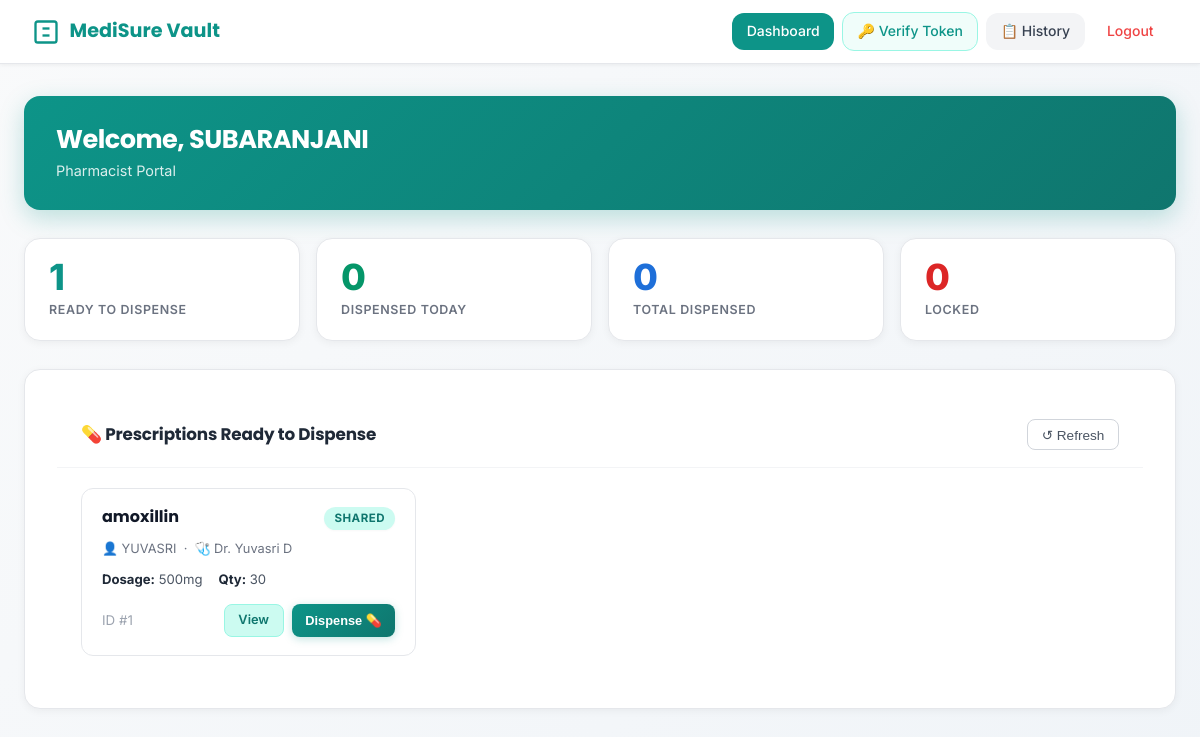
/pharmacist/dashboard (signed in), run on the app's committed database.
### models.py (models this page shows, shortened)
class User(db.Model):
    __tablename__ = 'users'
    id = db.Column(db.Integer, primary_key=True)
    username = db.Column(db.String(80), unique=True, nullable=False, index=True)
    password_hash = db.Column(db.String(256), nullable=False)
    email = db.Column(db.String(120), unique=True, nullable=False, index=True)
    role = db.Column(db.String(20), nullable=False, default='PATIENT')
    full_name = db.Column(db.String(200), nullable=False)
    license_number = db.Column(db.String(50), unique=True, nullable=True)
    pharmacy_id = db.Column(db.String(50), nullable=True)  # For pharmacists
    is_active = db.Column(db.Boolean, default=True, nullable=False)
    created_at = db.Column(db.DateTime, default=datetime.utcnow, nullable=False)
    last_login = db.Column(db.DateTime, nullable=True)
    prescriptions_created = db.relationship('Prescription',
                                           foreign_keys='Prescription.doctor_id',
                                           backref='doctor',
                                           lazy='dynamic')
    prescriptions_received = db.relationship('Prescription',
                                            foreign_keys='Prescription.patient_id',
                                            backref='patient',
                                            lazy='dynamic')
    access_tokens = db.relationship('AccessToken',
                                   foreign_keys='AccessToken.patient_id',
                                   backref='patient',
                                   lazy='dynamic',
                                   cascade='all, delete-orphan')
    audit_logs = db.relationship('AuditLog',
                                foreign_keys='AuditLog.user_id',
                                backref='user',
                                lazy='dynamic',
                                cascade='all, delete-orphan')
    __table_args__ = (
        CheckConstraint(role.in_(['PATIENT', 'DOCTOR', 'PHARMACIST', 'ADMIN']),
                       name='valid_role'),
    )

class Prescription(db.Model):
    __tablename__ = 'prescriptions'
    id = db.Column(db.Integer, primary_key=True)
    patient_id = db.Column(db.Integer, db.ForeignKey('users.id'), nullable=False, index=True)
    doctor_id = db.Column(db.Integer, db.ForeignKey('users.id'), nullable=False, index=True)
    medication_name = db.Column(db.String(200), nullable=False)
    dosage = db.Column(db.String(100), nullable=False)
    quantity = db.Column(db.Integer, nullable=False)
    refills_allowed = db.Column(db.Integer, default=0, nullable=False)
    instructions = db.Column(db.Text, nullable=True)
    diagnosis = db.Column(db.String(500), nullable=True)
    state = db.Column(db.String(20), default='CREATED', nullable=False, index=True)
    created_at = db.Column(db.DateTime, default=datetime.utcnow, nullable=False)
    shared_at = db.Column(db.DateTime, nullable=True)
    dispensed_at = db.Column(db.DateTime, nullable=True)
    locked_at = db.Column(db.DateTime, nullable=True)
    dispensed_by_id = db.Column(db.Integer, db.ForeignKey('users.id'), nullable=True)
    dispensed_by = db.relationship('User', foreign_keys=[dispensed_by_id])
    pharmacy_id = db.Column(db.String(50), nullable=True)  # Pharmacy that dispensed
    tamper_score = db.Column(db.Integer, default=100, nullable=False)  # starts at 100
    tamper_events = db.Column(db.Text, default='[]', nullable=False)   # JSON array
    is_flagged = db.Column(db.Boolean, default=False, nullable=False)
    content_hash = db.Column(db.String(64), nullable=False)  # SHA-256 hash
    expires_at = db.Column(db.DateTime, nullable=True)
    access_tokens = db.relationship('AccessToken',
                                   backref='prescription',
                                   lazy='dynamic',
                                   cascade='all, delete-orphan')
    __table_args__ = (
        CheckConstraint(state.in_(['CREATED', 'SHARED', 'DISPENSED', 'LOCKED', 'CANCELLED']),
                       name='valid_state'),
        CheckConstraint(quantity > 0, name='positive_quantity'),
        CheckConstraint(refills_allowed >= 0, name='non_negative_refills'),
        CheckConstraint(tamper_score >= 0, name='non_negative_tamper_score'),
        CheckConstraint(tamper_score <= 100, name='max_tamper_score'),
        Index('idx_prescription_state_patient', 'state', 'patient_id'),
        Index('idx_prescription_created_at', 'created_at'),
    )

### routes/pharmacist.py (the view)
@pharmacist_bp.route('/dashboard')
@login_required
@role_required('PHARMACIST')
def dashboard():
    pharmacist = User.query.get(_pharmacist_id())
    shared_prescriptions = (
        Prescription.query
        .filter_by(state='SHARED')
        .order_by(Prescription.shared_at.desc())
        .all()
    )
    stats = _build_stats()
    flagged = Prescription.query.filter(
        (Prescription.is_flagged == True) | (Prescription.tamper_score < 60)
    ).filter(Prescription.state == 'SHARED').all()
    return render_template(
        'pharmacist_dashboard.html',
        current_user=pharmacist,
        pharmacist_profile=pharmacist.pharmacist_profile,
        prescriptions=shared_prescriptions,
        stats=stats,
        flagged=flagged
    )

### app.py (called while the page is built)
def register_request_handlers(app):
    @app.before_request
    def before_request():
        if 'user_id' in session:
            session.permanent = True
            session.modified = True
    @app.after_request
    def after_request(response):
        response.headers['X-Content-Type-Options'] = 'nosniff'
        response.headers['X-Frame-Options'] = 'DENY'
        response.headers['X-XSS-Protection'] = '1; mode=block'
        response.headers['Strict-Transport-Security'] = 'max-age=31536000; includeSubDomains'
        return response

### auth/utils.py (called while the page is built)
def login_required(f):
    @wraps(f)
    def decorated_function(*args, **kwargs):
        if 'user_id' not in session:
            if request.is_json or request.path.startswith('/api/'):
                return jsonify({'error': 'Authentication required'}), 401
            return redirect(url_for('auth.login', next=request.url))
        return f(*args, **kwargs)
    return decorated_function

def role_required(*allowed_roles):
    def decorator(f):
        @wraps(f)
        def decorated_function(*args, **kwargs):
            if 'user_id' not in session:
                abort(401)
            user_role = session.get('role')
            if user_role not in allowed_roles:
                abort(403)
            return f(*args, **kwargs)
        return decorated_function
    return decorator

### routes/pharmacist.py (called while the page is built)
def _pharmacist_id():
    return session.get('user_id')

def _build_stats():
    today = date.today()
    return {
        'shared':          Prescription.query.filter_by(state='SHARED').count(),
        'dispensed_today': Prescription.query.filter(
                               Prescription.state.in_(['DISPENSED', 'LOCKED']),
                               db.func.date(Prescription.dispensed_at) == today
                           ).count(),
        'dispensed_total': Prescription.query.filter(
                               Prescription.state.in_(['DISPENSED', 'LOCKED'])
                           ).count(),
        'locked':          Prescription.query.filter_by(state='LOCKED').count(),
    }

### templates/pharmacist_dashboard.html (shortened to what this page needs)
<!DOCTYPE html>
<html lang="en">
<head>
    <link rel="stylesheet" href="{{ url_for('static', filename='style.css') }}">
</head>
<body>
    <nav class="top-bar">
        <div class="top-bar-brand">
            <svg width="28" height="28" viewBox="0 0 24 24" fill="none" stroke="currentColor" stroke-width="2">
                <rect x="3" y="3" width="18" height="18" rx="2" />
                <line x1="9" y1="9" x2="15" y2="9" />
                <line x1="9" y1="15" x2="15" y2="15" />
            </svg>
            MediSure Vault
        </div>
        <div class="top-bar-nav">
            <a href="{{ url_for('pharmacist.dashboard') }}" class="active">Dashboard</a>
            <a href="{{ url_for('pharmacist.verify_token') }}"
                style="background:#f0fdfa;color:var(--color-secondary);border:1px solid #99f6e4;" class="btn-history">🔑
                Verify Token</a>
            <a href="{{ url_for('pharmacist.history') }}" class="btn-history">📋 History</a>
            <a href="{{ url_for('logout') }}" class="btn-logout">Logout</a>
        </div>
    </nav>
    <div class="page">
        <div class="welcome-banner">
            <div>
                <h1>Welcome, {{ current_user.full_name }}</h1>
                <p>
                    {% if pharmacist_profile %}
                    {{ pharmacist_profile.pharmacy_name }} &nbsp;·&nbsp; {{ pharmacist_profile.location }}
                    {% else %}
                    Pharmacist Portal
                    {% endif %}
                </p>
            </div>
        </div>
        <div class="stats-row">
            <div class="stat-tile shared">
                <div class="num">{{ stats.shared }}</div>
                <div class="lbl">Ready to Dispense</div>
            </div>
            <div class="stat-tile today">
                <div class="num">{{ stats.dispensed_today }}</div>
                <div class="lbl">Dispensed Today</div>
            </div>
            <div class="stat-tile total">
                <div class="num">{{ stats.dispensed_total }}</div>
                <div class="lbl">Total Dispensed</div>
            </div>
            <div class="stat-tile locked">
                <div class="num">{{ stats.locked }}</div>
                <div class="lbl">Locked</div>
            </div>
        </div>
        <div class="section-card">
            <div class="section-head">
                <h2>💊 Prescriptions Ready to Dispense</h2>
                <div class="filter-bar">
                    <button class="btn-refresh" onclick="loadPrescriptions()">↺ Refresh</button>
                </div>
            </div>
            <div class="section-body">
                <div id="rxList">
                    {% if prescriptions %}
                    <div class="rx-grid">
                        {% for p in prescriptions %}
                        <div class="rx-card">
                            <div class="rx-card-top">
                                <h3>{{ p.medication_name }}</h3>
                                <span class="badge badge-{{ p.state.lower() }}">{{ p.state }}</span>
                            </div>
                            <div class="rx-meta">
                                👤 {{ p.patient.full_name if p.patient else '—' }}
                                &nbsp;·&nbsp;
                                🩺 Dr. {{ p.doctor.full_name if p.doctor else '—' }}
                            </div>
                            <div class="rx-details">
                                <span><strong>Dosage:</strong> {{ p.dosage }}</span>
                                <span><strong>Qty:</strong> {{ p.quantity }}</span>
                            </div>
                            <div class="rx-footer">
                                <small style="color:var(--color-gray-400);">ID #{{ p.id }}</small>
                                <div style="display:flex;gap:.5rem;">
                                    <a href="{{ url_for('pharmacist.view_prescription', prescription_id=p.id) }}"
                                        class="btn-view">View</a>
                                    <button class="btn-dispense"
                                        onclick="quickDispense({{ p.id }}, '{{ p.medication_name }}')">Dispense
                                        💊</button>
                                </div>
                            </div>
                        </div>
                        {% endfor %}
                    </div>
                    {% else %}
                    <div class="empty-state">
                        <p>✅ No prescriptions waiting to be dispensed.</p>
                    </div>
                    {% endif %}
                </div>
            </div>
        </div>
    </div>
</body>
</html>

### data on the page
User: full_name "SUBARANJANI"
Prescription: medication_name "amoxillin", state "SHARED", patient "YUVASRI", doctor "Yuvasri D", dosage "500mg", quantity "30", id "1"

### other printed values
{{ stats.shared }} "1"
{{ stats.dispensed_today }} "0"
{{ stats.dispensed_total }} "0"
{{ stats.locked }} "0"
